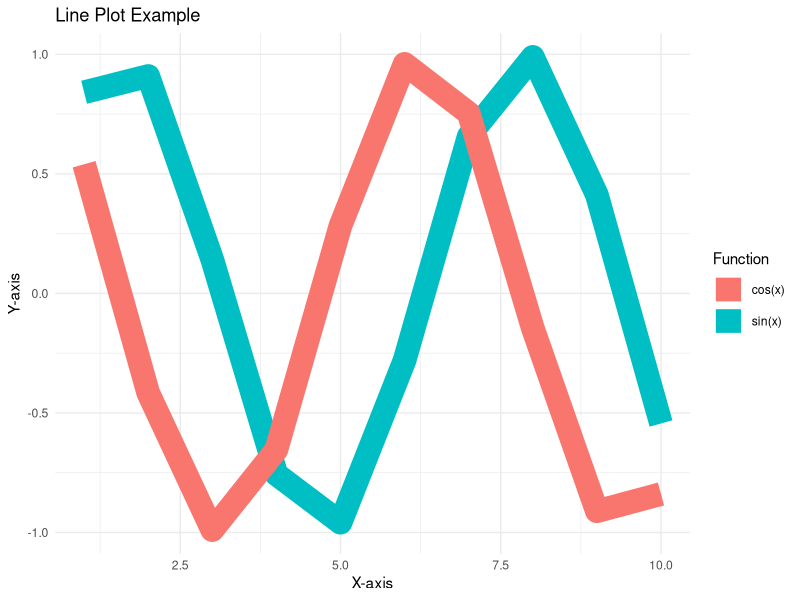
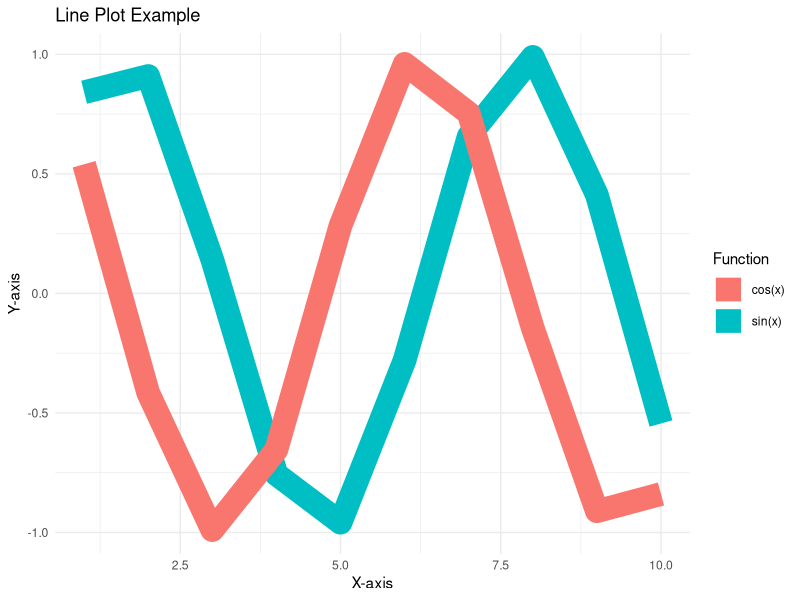

These figures' R source, in order:
library(ggplot2)

# Create a simple dataset
data <- data.frame(
  x = 1:10,
  y1 = sin(1:10),
  y2 = cos(1:10)
)

# Create the plot
ggplot(data, aes(x)) +
  geom_line(aes(y = y1, color = "sin(x)"), linewidth = 8) +
  geom_line(aes(y = y2, color = "cos(x)"), linewidth = 8) +
  labs(
    title = "Line Plot Example",
    x = "X-axis",
    y = "Y-axis",
    color = "Function"
  ) +
  theme_minimal()

ggsave(paste0(
    as.character(packageVersion("ggplot2")),
    ".png"
))
